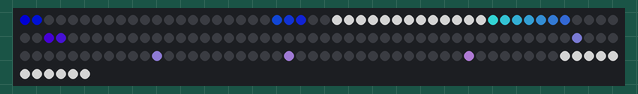
This sketch was run on a simulated ESP8266 (NodeMCU). On the bench: 156 RGB LEDs in strip order, left to right, continuing on the next row. Dim RGB values are drawn brighter than linear; WiFi joins after 1.5 s; servers stay silent unless stated; network time is answered at once with the bench clock; the local clock reads 2024-03-15 10:24:30 at power-on unless the sketch sets it; what the sketch prints to the serial monitor is not drawn.

Above: at 1.69 s.

The sketch:

SketchColor.ino
```cpp
#include <FastLED.h>
#include <ESP8266WiFi.h>
#include <NTPClient.h>
#include <WiFiUdp.h>
#include <TimeLib.h>

struct RGB {
    uint8_t r;
    uint8_t g;
    uint8_t b;
};


#define LED_PIN     D4
#define NUM_LEDS    156  // 13x12 matrix
#define LED_TYPE    WS2812B
#define COLOR_ORDER GRB

CRGB leds[NUM_LEDS];
WiFiUDP ntpUDP;
NTPClient timeClient(ntpUDP, "pool.ntp.org");

// Colors
const CRGB TIME_COLOR = CRGB::Black;
const CRGB SPECIAL_COLOR = CRGB::White;

// Structure for LED coordinates
struct Coordinate {
    uint8_t x;
    uint8_t y;
};

unsigned long lastMinute = 0;
const int BOTTOM_LEDS[] = {0, 1, 2, 3, 4, 5, 6, 7, 8, 9, 10, 11, 12}; // x coordinates of bottom row
const int BOTTOM_ROW = 11; // y coordinate of bottom row

// Define words with their exact coordinates
const Coordinate ET[] = {{0,0}, {1,0}};
const Coordinate ASS[] = {{2,1}, {3,1}, {4,1}};
const Coordinate OP[] = {{0,4}, {1,4}};
const Coordinate FIR[] = {{2,4}, {3,4}, {4,4}};
const Coordinate FENNEF1[] = {{6,1}, {7,1}, {8,1}, {9,1}, {10,1}, {11,1}};
const Coordinate ZENG1[] = {{12,0}, {12,1}, {12,2}, {12,3}};
const Coordinate VEIEREL[] = {{5,0}, {6,0}, {7,0}, {8,0}, {9,0}, {10,0}, {11,0}};
const Coordinate ZWANZEG[] = {{6,3}, {7,3}, {8,3}, {9,3}, {10,3}, {11,3}, {12,3}};
const Coordinate HALWER[] = {{7,4}, {8,4}, {9,4}, {10,4}, {11,4}, {12,4}};
const Coordinate ENG[] = {{3,7}, {4,7}, {5,7}};
const Coordinate ZWOU[] = {{1,6}, {1,7}, {1,8}, {1,9}};
const Coordinate DRAI[] = {{2,9}, {3,9}, {4,9}, {5,9}};
const Coordinate VEIER[] = {{8,7}, {9,7}, {10,7}, {11,7}, {12,7}};
const Coordinate FENNEF2[] = {{7,6}, {8,6}, {9,6}, {10,6}, {11,6}, {12,6}};
const Coordinate SECHS[] = {{0,6}, {0,7}, {0,8}, {0,9}, {0,10}};
const Coordinate SIEWEN[] = {{0,10}, {1,10}, {2,10}, {3,10}, {4,10}, {5,10}};
const Coordinate AACHT[] = {{8,8}, {9,8}, {10,8}, {11,8}, {12,8}};
const Coordinate NENG[] = {{2,7}, {3,7}, {4,7}, {5,7}};
const Coordinate ZENG2[] = {{7,7}, {7,8}, {7,9}, {7,10}};
const Coordinate EELEF[] = {{6,6}, {6,7}, {6,8}, {6,9}, {6,10}};
const Coordinate ZWIELEF[] = {{1,6}, {2,6}, {3,6}, {4,6}, {5,6}, {6,6}, {7,6}};
const Coordinate AUER[] = {{9,10}, {10,10}, {11,10}, {12,10}};

// Special words
const Coordinate DAG[] = {{10,9}, {11,9}, {12,9}};
const Coordinate KINNEKS[] = {{2,6}, {3,7}, {4,8}, {5,9}, {6,10}, {7,11}, {8,12}};
const Coordinate CHRESCHT[] = {{4,5}, {5,5}, {6,5}, {7,5}, {8,5}, {9,5}, {10,5}, {11,5}};
const Coordinate BRETZEL[] = {{0,2}, {1,2}, {2,2}, {3,2}, {4,2}, {5,2}, {6,2}};
const Coordinate SONDEN[] = {{7,2}, {8,2}, {9,2}, {10,2}, {11,2}, {12,2}};
const Coordinate NATIONAL[] = {{0,3}, {1,3}, {2,3}, {3,3}, {4,3}, {5,3}, {5,4}, {6,4}};
const Coordinate LIICHT[] = {{0,1}, {1,1}, {2,0}, {3,0}, {4,0}, {5,1}};
const Coordinate MES[] = {{2,8}, {3,8}, {4,8}};

int currentHour;
int currentMinute;
int currentSecond;

// Function to convert x,y to LED index
int xy(int x, int y) {
    if (y % 2 == 0) {
        return y * 13 + x;
    } else {
        return y * 13 + (12 - x);
    }
}

// Add this function before setup()
int calculateBrightness(int hour) {
    // Evening dimming
    if (hour >= 23 || hour < 6) {
        return 1;  // 10% brightness
    } else if (hour >= 20) {
        return 38;  // 30% brightness
    } else if (hour >= 19) {
        return 77;  // 60% brightness
    }
    // Morning brightening
    else if (hour == 6) {
        return 13;  // 10% brightness
    } else if (hour == 7) {
        return 38;  // 30% brightness
    } else if (hour == 8) {
        return 77;  // 60% brightness
    }
    // Default brightness during the day (8:00-19:00)
    return 128;  // 100% brightness
}


// Change this to use CRGB instead
CRGB colorMatrix[13][13];
float angle = 0;

// Update the updateColorMatrix function
void updateColorMatrix() {
    float rad = angle * (PI / 180.0);

    for(int i = 0; i < 13; i++) {
        for(int j = 0; j < 13; j++) {
            float x = j - 6.0;  // Center point
            float y = i - 6.0;
            float rotatedX = x * cos(rad) - y * sin(rad);
            float rotatedY = x * sin(rad) + y * cos(rad);

            int red = ((rotatedY + 6.0) * 255) / 12.0;
            int green = ((rotatedX + 6.0) * 255) / 12.0;

            colorMatrix[i][j] = CRGB(
                constrain(red, 0, 255),
                constrain(green, 0, 255),
                255
            );
        }
    }

    angle = fmod((angle + 3), 360);
}

// Update the lightCoordinates function
void lightCoordinates(const Coordinate coords[], int length, CRGB userColor = CRGB::Black) {
    for(int i = 0; i < length; i++) {
        int x = coords[i].x;
        int y = coords[i].y;
        int idx = xy(x, y);

        if(userColor == CRGB::Black && y < 12) {  // No user color specified and not bottom row
            leds[idx] = colorMatrix[y][x];  // CRGB can be directly assigned
        } else {
            leds[idx] = userColor;  // Use user-specified color
        }
    }
}

// Check for special days
bool isSpecialDay(int day, int month) {
    // Kinneksdag (June 23)
    if (day == 23 && month == 6) return true;
    // Christmas (December 25)
    if (day == 25 && month == 12) return true;
    // Bretzel Sunday (simplified)
    if (month == 3 && day > 14 && day < 22) return true;
    // National Day (June 23)
    if (day == 23 && month == 6) return true;
    // Liichtmëssdag (February 2)
    if (day == 2 && month == 2) return true;

    return false;
}

// Add these global variables at the top
struct DroppingDot {
    float yPos;        // Current Y position
    int xPos;          // X position (target)
    bool isActive;     // Whether this dot is currently dropping
    bool hasLanded;    // Whether the dot has completed its drop
};

static DroppingDot droppingDot = {-1, -1, false, false};

void updateProgressBar() {

    int secondsInCycle = (currentMinute % 5) * 60 + currentSecond;
    Serial.println( secondsInCycle);
    // Calculate which LED should be the progress indicator
    int ledsToLight = secondsInCycle / 23;
    Serial.println(ledsToLight);

    // Check if we need to start a new dropping dot
    if ((secondsInCycle % 23) > 18 && !droppingDot.isActive) {
        // Start new dropping animation
        droppingDot.yPos = 0;  // Start from top
        droppingDot.xPos = BOTTOM_LEDS[ledsToLight];  // Target X position
        droppingDot.isActive = true;
        droppingDot.hasLanded = false;
    }

    // Update dropping animation
    if (droppingDot.isActive) {
        droppingDot.yPos += 0.07;
        if (droppingDot.yPos >= BOTTOM_ROW) {
            droppingDot.yPos = BOTTOM_ROW;
            droppingDot.isActive = false;
            droppingDot.hasLanded = true;
        }
    }

    // Draw the current time words
    displayTime(currentHour, currentMinute);
    // Draw progress bar (already lit dots)
    for(int i = 0; i < ledsToLight ; i++) {
        int idx = xy(BOTTOM_LEDS[i], BOTTOM_ROW);
        leds[idx] = CRGB::White;  // Or your preferred color
    }

    // Draw dropping dot and its trail
    if (droppingDot.isActive) {
        // Main dropping dot
        int dropIdx = xy(droppingDot.xPos, (int)droppingDot.yPos);
        if (dropIdx >= 0 && dropIdx < NUM_LEDS) {
            leds[dropIdx] = CRGB::White;
        }

        // Trail effect
        for(int trail = 1; trail <= 3; trail++) {
            int trailY = (int)droppingDot.yPos - trail;
            if(trailY >= 0) {
                int trailIdx = xy(droppingDot.xPos, trailY);
                if (trailIdx >= 0 && trailIdx < NUM_LEDS) {
                    leds[trailIdx] = CRGB::White;
                    leds[trailIdx].nscale8(255 >> trail);  // Fade trail intensity
                }
            }
        }
    } else if (droppingDot.hasLanded && ledsToLight > 0) {
        // Draw the landed dot in its final position
        int idx = xy(BOTTOM_LEDS[ledsToLight - 1], BOTTOM_ROW);
        leds[idx] = CRGB::White;  // Or your preferred color
    }
}

void handleSpecialDay(int day, int month) {
    if (day == 23 && month == 6) {
        lightCoordinates(DRAI, sizeof(DRAI)/sizeof(DRAI[0]), SPECIAL_COLOR);
        lightCoordinates(KINNEKS, sizeof(KINNEKS)/sizeof(KINNEKS[0]), SPECIAL_COLOR);
        lightCoordinates(DAG, sizeof(DAG)/sizeof(DAG[0]), SPECIAL_COLOR);
    }
    if (day == 25 && month == 12) {
        lightCoordinates(CHRESCHT, sizeof(CHRESCHT)/sizeof(CHRESCHT[0]), SPECIAL_COLOR);
        lightCoordinates(DAG, sizeof(DAG)/sizeof(DAG[0]), SPECIAL_COLOR);
    }
    if (month == 3 && day > 14 && day < 22) {
        lightCoordinates(BRETZEL, sizeof(BRETZEL)/sizeof(BRETZEL[0]), SPECIAL_COLOR);
        lightCoordinates(SONDEN, sizeof(SONDEN)/sizeof(SONDEN[0]), SPECIAL_COLOR);
    }
    if (day == 23 && month == 6) {
        lightCoordinates(NATIONAL, sizeof(NATIONAL)/sizeof(NATIONAL[0]), SPECIAL_COLOR);
        lightCoordinates(VEIER, sizeof(VEIER)/sizeof(VEIER[0]), SPECIAL_COLOR);
        lightCoordinates(DAG, sizeof(DAG)/sizeof(DAG[0]), SPECIAL_COLOR);
    }
    if (day == 2 && month == 2) {
        lightCoordinates(LIICHT, sizeof(LIICHT)/sizeof(LIICHT[0]), SPECIAL_COLOR);
        lightCoordinates(MES, sizeof(MES)/sizeof(MES[0]), SPECIAL_COLOR);
        lightCoordinates(DAG, sizeof(DAG)/sizeof(DAG[0]), SPECIAL_COLOR);
    }
}

void displayTime(int hours, int minutes) {
    FastLED.clear();
    if (minutes > 29) hours++;

    // Always show "ET ASS"
    lightCoordinates(ET, sizeof(ET)/sizeof(ET[0]), TIME_COLOR);
    lightCoordinates(ASS, sizeof(ASS)/sizeof(ASS[0]), TIME_COLOR);

    // Convert 24h to 12h format
    if (hours > 12) hours -= 12;
    if (hours == 0) hours = 12;

    // Handle hours
    switch(hours) {
        case 1: lightCoordinates(ENG, sizeof(ENG)/sizeof(ENG[0]), TIME_COLOR); break;
        case 2: lightCoordinates(ZWOU, sizeof(ZWOU)/sizeof(ZWOU[0]), TIME_COLOR); break;
        case 3: lightCoordinates(DRAI, sizeof(DRAI)/sizeof(DRAI[0]), TIME_COLOR); break;
        case 4: lightCoordinates(VEIER, sizeof(VEIER)/sizeof(VEIER[0]), TIME_COLOR); break;
        case 5: lightCoordinates(FENNEF2, sizeof(FENNEF2)/sizeof(FENNEF2[0]), TIME_COLOR); break;
        case 6: lightCoordinates(SECHS, sizeof(SECHS)/sizeof(SECHS[0]), TIME_COLOR); break;
        case 7: lightCoordinates(SIEWEN, sizeof(SIEWEN)/sizeof(SIEWEN[0]), TIME_COLOR); break;
        case 8: lightCoordinates(AACHT, sizeof(AACHT)/sizeof(AACHT[0]), TIME_COLOR); break;
        case 9: lightCoordinates(NENG, sizeof(NENG)/sizeof(NENG[0]), TIME_COLOR); break;
        case 10: lightCoordinates(ZENG2, sizeof(ZENG2)/sizeof(ZENG2[0]), TIME_COLOR); break;
        case 11: lightCoordinates(EELEF, sizeof(EELEF)/sizeof(EELEF[0]), TIME_COLOR); break;
        case 12: lightCoordinates(ZWIELEF, sizeof(ZWIELEF)/sizeof(ZWIELEF[0]), TIME_COLOR); break;
    }


   if (minutes >= 55) {
    lightCoordinates(FENNEF1, sizeof(FENNEF1)/sizeof(FENNEF1[0]), TIME_COLOR);
    lightCoordinates(FIR, sizeof(FIR)/sizeof(FIR[0]), TIME_COLOR);
} else if (minutes >= 50) {
    lightCoordinates(ZENG1, sizeof(FENNEF1)/sizeof(ZENG1[0]), TIME_COLOR);
    lightCoordinates(FIR, sizeof(FIR)/sizeof(FIR[0]), TIME_COLOR);
}
  else if (minutes >= 45) {
    lightCoordinates(VEIEREL, sizeof(VEIEREL)/sizeof(VEIEREL[0]), TIME_COLOR);
    lightCoordinates(FIR, sizeof(FIR)/sizeof(FIR[0]), TIME_COLOR);
} else if (minutes >= 40) {
    lightCoordinates(ZWANZEG, sizeof(ZWANZEG)/sizeof(ZWANZEG[0]), TIME_COLOR);
    lightCoordinates(FIR, sizeof(FIR)/sizeof(FIR[0]), TIME_COLOR);
} else if (minutes >= 35) {
    lightCoordinates(FENNEF1, sizeof(FENNEF1)/sizeof(FENNEF1[0]), TIME_COLOR);
    lightCoordinates(OP, sizeof(OP)/sizeof(OP[0]), TIME_COLOR);
    lightCoordinates(HALWER, sizeof(HALWER)/sizeof(HALWER[0]), TIME_COLOR);
} else if (minutes >= 30) {
    lightCoordinates(HALWER, sizeof(HALWER)/sizeof(HALWER[0]), TIME_COLOR);
} else if (minutes >= 25) {
    lightCoordinates(FENNEF1, sizeof(FENNEF1)/sizeof(FENNEF1[0]), TIME_COLOR);
    lightCoordinates(FIR, sizeof(FIR)/sizeof(FIR[0]), TIME_COLOR);
    lightCoordinates(HALWER, sizeof(HALWER)/sizeof(HALWER[0]), TIME_COLOR);
} else if (minutes >= 20) {
    lightCoordinates(ZWANZEG, sizeof(ZWANZEG)/sizeof(ZWANZEG[0]), TIME_COLOR);
    lightCoordinates(OP, sizeof(OP)/sizeof(OP[0]), TIME_COLOR);
} else if (minutes >= 15) {
    lightCoordinates(VEIEREL, sizeof(VEIEREL)/sizeof(VEIEREL[0]), TIME_COLOR);
    lightCoordinates(OP, sizeof(OP)/sizeof(OP[0]), TIME_COLOR);
} else if (minutes >= 10) {
    lightCoordinates(ZENG1, sizeof(ZENG1)/sizeof(ZENG1[0]), TIME_COLOR);
    lightCoordinates(OP, sizeof(OP)/sizeof(OP[0]), TIME_COLOR);
} else if (minutes >= 5) {
    lightCoordinates(FENNEF1, sizeof(FENNEF1)/sizeof(FENNEF1[0]), TIME_COLOR);
    lightCoordinates(OP, sizeof(OP)/sizeof(OP[0]), TIME_COLOR);
}else{
   lightCoordinates(AUER, sizeof(AUER)/sizeof(AUER[0]), TIME_COLOR);
}

    // Check for special days
    time_t now = timeClient.getEpochTime();
    int currentDay = day(now);
    int currentMonth = month(now);

    if (isSpecialDay(currentDay, currentMonth)) {
        handleSpecialDay(currentDay, currentMonth);
    }

    FastLED.show();
}

void setup() {

  Serial.begin(115200);
    FastLED.addLeds<LED_TYPE, LED_PIN, COLOR_ORDER>(leds, NUM_LEDS);
    FastLED.setBrightness(50);

    WiFi.begin("The Black Gate of Mordor", "myprecious");
while (WiFi.status() != WL_CONNECTED) {
    delay(500);
}

    timeClient.begin();
    timeClient.setTimeOffset(3600); // UTC+1 for Luxembourg
}

void loop() {
    static unsigned long lastUpdate = 0;
    unsigned long currentMillis = millis();

    if (currentMillis - lastUpdate >= 3600000 || lastUpdate == 0) {
        timeClient.update();
        lastUpdate = currentMillis;
    }

    updateColorMatrix();  // Update the color matrix

    currentHour = timeClient.getHours();
    currentMinute = timeClient.getMinutes();
    currentSecond = timeClient.getSeconds();

    // Set brightness based on time
    FastLED.setBrightness(calculateBrightness(currentHour));

        // Calculate seconds since last 5-minute mark
    updateProgressBar();
    FastLED.show();
    delay(10);
}
```
